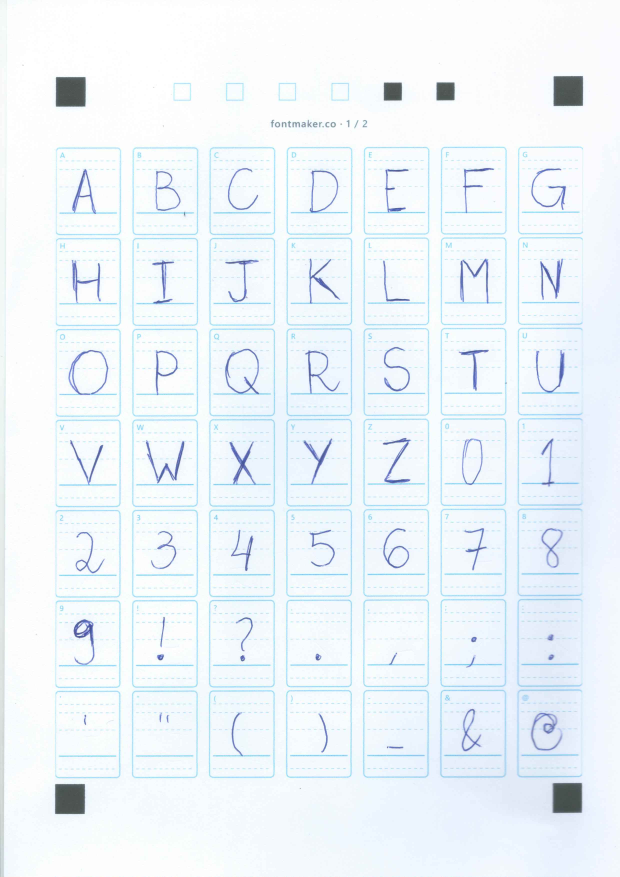
#> input picture sources/scans/maiusculas.jpeg, 2480 x 3508 px (shown at 1/4 size)
$ python -i ink.py   (imports and definitions only)
#> lines starting #> are read from the running program, lines starting #| are printed output that depends on the picture; after the words box and inside, x2 and y2 are one past the last pixel; in counts of white or black regions, pixels touching at a corner belong together
#> further down, picture is the input picture: shape (3508, 2480, 3); mean B, G, R 250.1, 245.1, 237.9
"""Separação da tinta da caneta e das guias impressas do modelo.

Como funciona: convertemos a imagem para HSV (Matiz, Saturação, Valor).
No HSV, a cor "pura" fica no canal H, então dá para separar a caneta
azul-arroxeada (H ≈ 104–130) das guias ciano (H ≈ 88–100) mesmo quando
as duas têm brilho parecido.
"""
from __future__ import annotations

from dataclasses import dataclass

import cv2
import numpy as np


@dataclass(frozen=True)
class InkThresholds:
    """Limiares medidos nas folhas reais (agrupados num Value Object)."""

    # 106: abaixo disso aparecem pixels claros da guia de base (matiz 103–105)
    hue_range: tuple[int, int] = (106, 140)
    min_saturation: int = 40
    max_value: int = 228
    min_area: int = 25   # componentes menores que isso são sujeira
    close_px: int = 5    # tamanho do "pincel" que reconecta traços


class InkExtractor:
    """Transforma um recorte colorido em máscara binária só com a tinta."""

    def __init__(self, thresholds: InkThresholds | None = None):
        self.t = thresholds or InkThresholds()

    def extract(self, bgr: np.ndarray) -> np.ndarray:
        hsv = cv2.cvtColor(bgr, cv2.COLOR_BGR2HSV)
#> hsv: shape (3508, 2480, 3); mean H, S, V 78, 13.3, 250.4
        h, s, v = cv2.split(hsv)
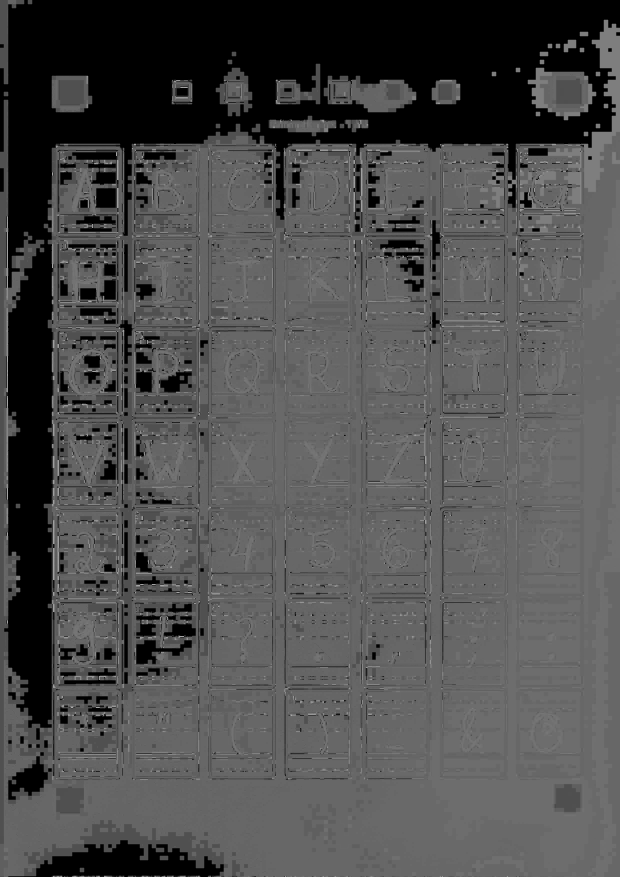
#> h: shape (3508, 2480) (shown at 1/4 size); min 0, max 178, mean 78
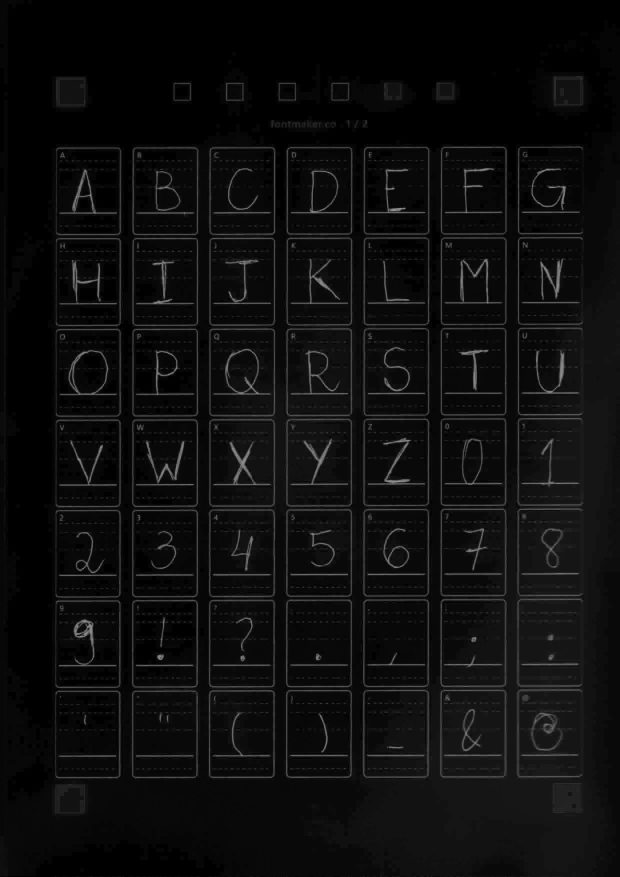
#> s: shape (3508, 2480) (shown at 1/4 size); min 0, max 170, mean 13.3
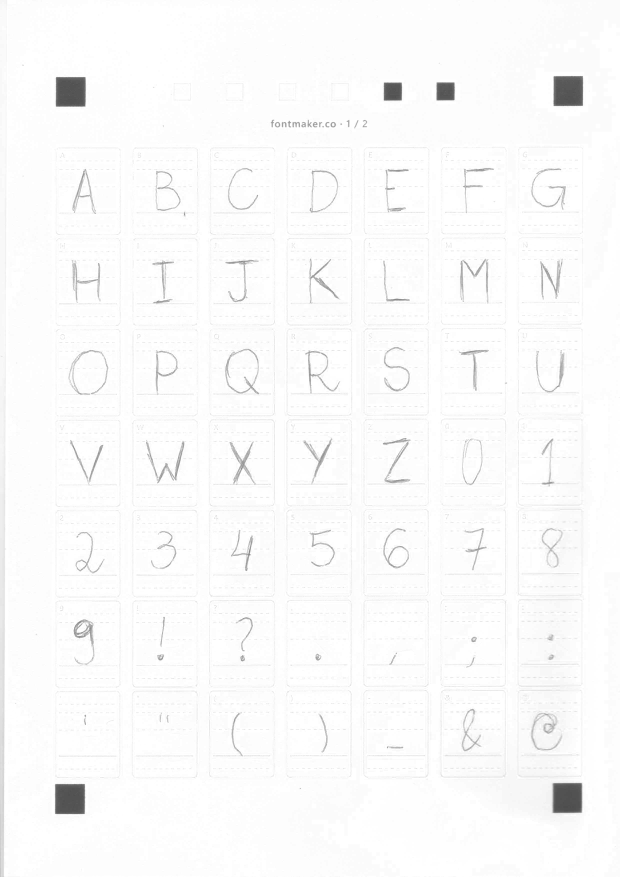
#> v: shape (3508, 2480) (shown at 1/4 size); min 73, max 255, mean 250.4
        lo, hi = self.t.hue_range
        mask = (h >= lo) & (h <= hi) & (s >= self.t.min_saturation) & (v <= self.t.max_value)
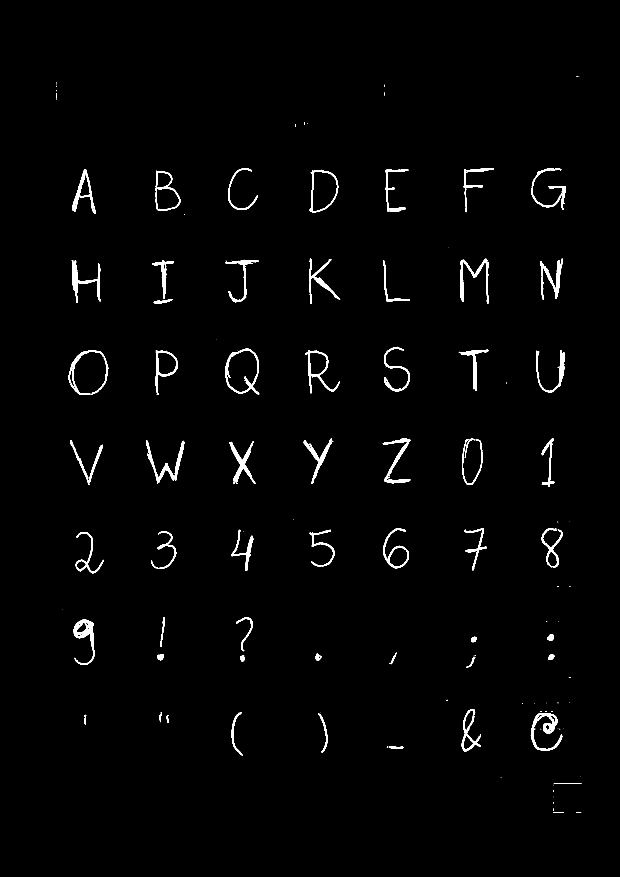
#> mask: shape (3508, 2480) bool (shown at 1/4 size); 1.4% white; 178 white regions (109 under 20 px), largest, box (x1, y1, x2, y2) and area: (2123, 2852, 2249, 3003) 4771, (584, 1761, 737, 1934) 4446, (294, 2477, 378, 2660) 4346
        guide = (h >= 82) & (h < lo) & (s >= 35)
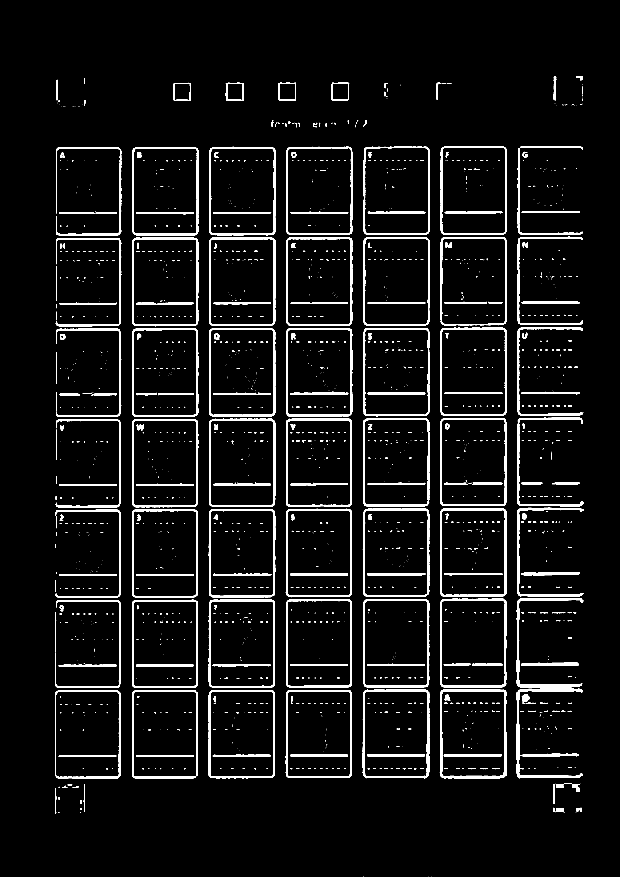
#> guide: shape (3508, 2480) bool (shown at 1/4 size); 5.3% white; 1970 white regions (1290 under 20 px), largest, box (x1, y1, x2, y2) and area: (1759, 2758, 2028, 3114) 9987, (1450, 2758, 1718, 3113) 8561, (1760, 2395, 2028, 2750) 8436
        mask = self._bridge_guides(mask.astype(np.uint8), guide)
        mask = self._close_gaps(mask)
        return self._drop_specks(mask).astype(bool)

    @staticmethod
    def _bridge_guides(mask: np.ndarray, guide: np.ndarray, span: int = 11) -> np.ndarray:
        """Reconstrói a tinta 'escondida' sob as guias horizontais.

        Um fechamento só na vertical liga tinta acima e abaixo da guia;
        aceitamos o resultado apenas nos pixels que são guia, para não
        grudar traços vizinhos em outras partes da letra.
        """
#> called with span = 11
        k = cv2.getStructuringElement(cv2.MORPH_RECT, (1, span))
        bridged = cv2.morphologyEx(mask, cv2.MORPH_CLOSE, k)
#> bridged: shape (3508, 2480); values 0 (black) and 1 (white), 1.4% white; 115 white regions (52 under 20 px), largest, box (x1, y1, x2, y2) and area: (2123, 2846, 2249, 3003) 5294, (294, 2477, 378, 2660) 4886, (584, 1761, 737, 1934) 4696
        return (mask | (bridged & guide.astype(np.uint8))).astype(np.uint8)
#> returned value: shape (3508, 2480); values 0 (black) and 1 (white), 1.4% white; 187 white regions (118 under 20 px), largest, box (x1, y1, x2, y2) and area: (2123, 2852, 2249, 3003) 4789, (584, 1761, 737, 1934) 4446, (294, 2477, 378, 2660) 4347

    def _close_gaps(self, mask: np.ndarray) -> np.ndarray:
        """Fechamento morfológico: reconecta o traço onde a guia o 'cortou'."""
        k = cv2.getStructuringElement(cv2.MORPH_ELLIPSE, (self.t.close_px, self.t.close_px))
        return cv2.morphologyEx(mask, cv2.MORPH_CLOSE, k)
#> returned value: shape (3508, 2480); values 0 (black) and 1 (white), 1.4% white; 127 white regions (68 under 20 px), largest, box (x1, y1, x2, y2) and area: (2123, 2847, 2249, 3003) 5022, (294, 2477, 378, 2660) 4706, (584, 1761, 737, 1934) 4686

    def _drop_specks(self, mask: np.ndarray) -> np.ndarray:
        """Remove sujeiras: componentes com área menor que min_area."""
        n, labels, stats, _ = cv2.connectedComponentsWithStats(mask, connectivity=8)
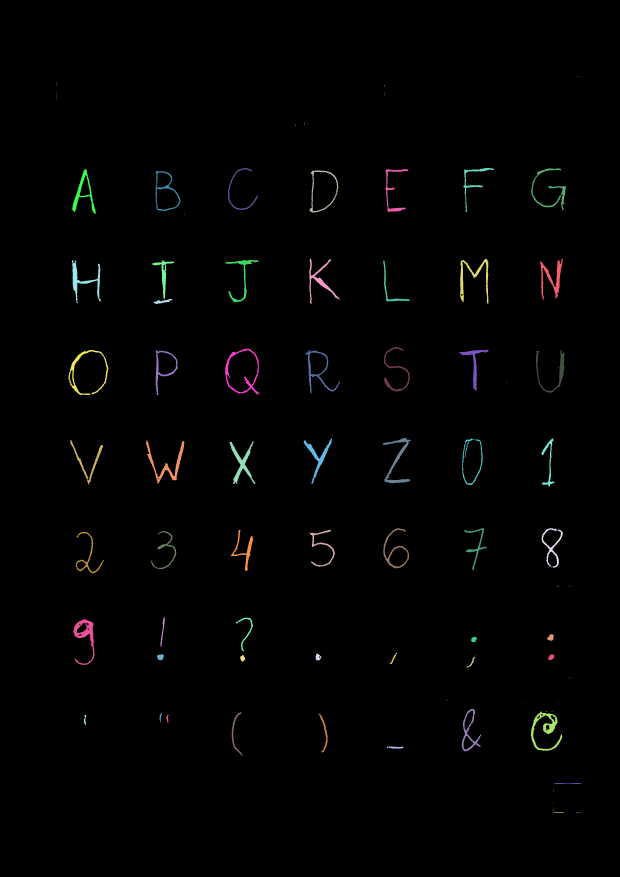
#> labels: shape (3508, 2480) int32 (shown at 1/4 size); 128 distinct labels, from 0 to 127; one colour per label, 0 black
#> n = 128; stats = 128 rows, first 6: [0, 0, 2480, 3508, 8574571], [2305, 305, 7, 1, 7], [2314, 305, 3, 1, 3], [225, 328, 1, 3, 3], [225, 334, 1, 6, 6], [1537, 338, 1, 10, 10]
        keep = np.zeros(n, bool)
        keep[1:] = stats[1:, cv2.CC_STAT_AREA] >= self.t.min_area
        return keep[labels]

>>> import cv2
>>> picture = cv2.imread('../../../sources/scans/maiusculas.jpeg')
>>> result = InkExtractor().extract(picture)

$ run again, on sources/scans/minusculas.jpeg
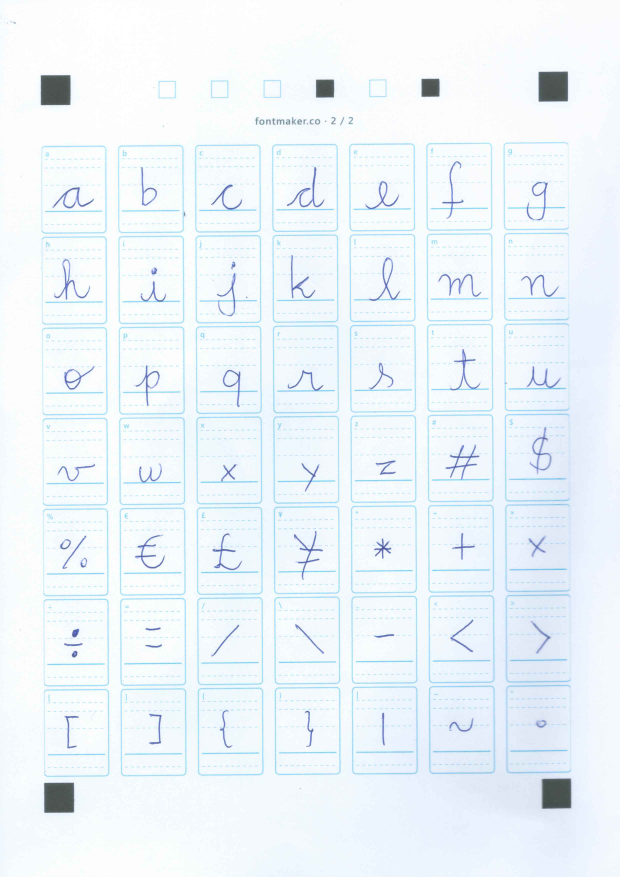
#> input picture sources/scans/minusculas.jpeg, 2480 x 3508 px (shown at 1/4 size)
#> picture is the input picture: shape (3508, 2480, 3); mean B, G, R 250.4, 245.1, 237.5
#> hsv: shape (3508, 2480, 3); mean H, S, V 85, 13.8, 250.7
#> in extract, `mask = (h >= lo) & (h <= hi) & (s >= self.t.min_saturation) & (v <= se..`:
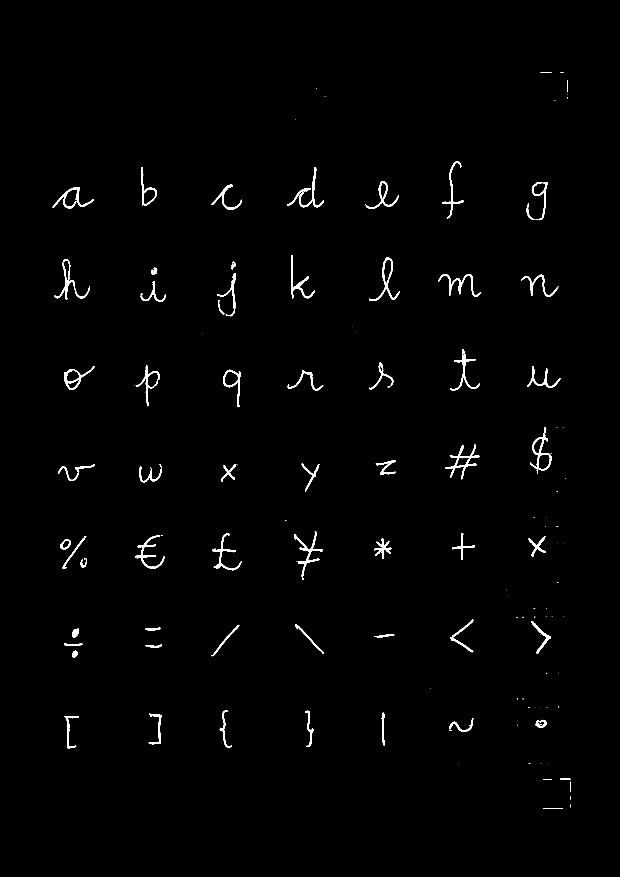
#> mask: shape (3508, 2480) bool (shown at 1/4 size); 0.94% white; 179 white regions (105 under 20 px), largest, box (x1, y1, x2, y2) and area: (1782, 1778, 1918, 1917) 3040, (2120, 1709, 2207, 1896) 2781, (1176, 2124, 1292, 2319) 2764
#> guide: shape (3508, 2480) bool; 5.4% white; 1958 white regions (1224 under 20 px), largest, box (x1, y1, x2, y2) and area: (1713, 2740, 1984, 3098) 10243, (1713, 2378, 1982, 2734) 9288, (1712, 2018, 1979, 2372) 7960
#> bridged: shape (3508, 2480); values 0 (black) and 1 (white), 0.98% white; 148 white regions (81 under 20 px), largest, box (x1, y1, x2, y2) and area: (1782, 1778, 1918, 1917) 3265, (1176, 2124, 1292, 2319) 2955, (2120, 1709, 2207, 1896) 2930
#> in _drop_specks, `n, labels, stats, _ = cv2.connectedComponentsWithStats(mask, connectiv..`:
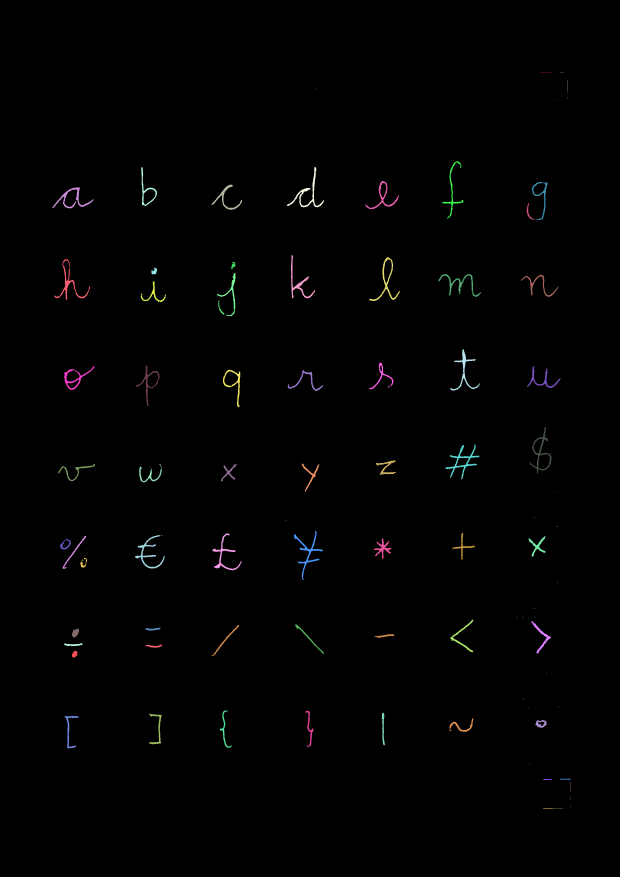
#> labels: shape (3508, 2480) int32 (shown at 1/4 size); 142 distinct labels, from 0 to 141; one colour per label, 0 black
#> n = 142; stats = 142 rows, first 6: [0, 0, 2480, 3508, 8615643], [2161, 289, 46, 1, 46], [2241, 289, 14, 1, 14], [2270, 320, 1, 49, 49], [1265, 353, 1, 3, 3], [2270, 376, 1, 2, 2]
